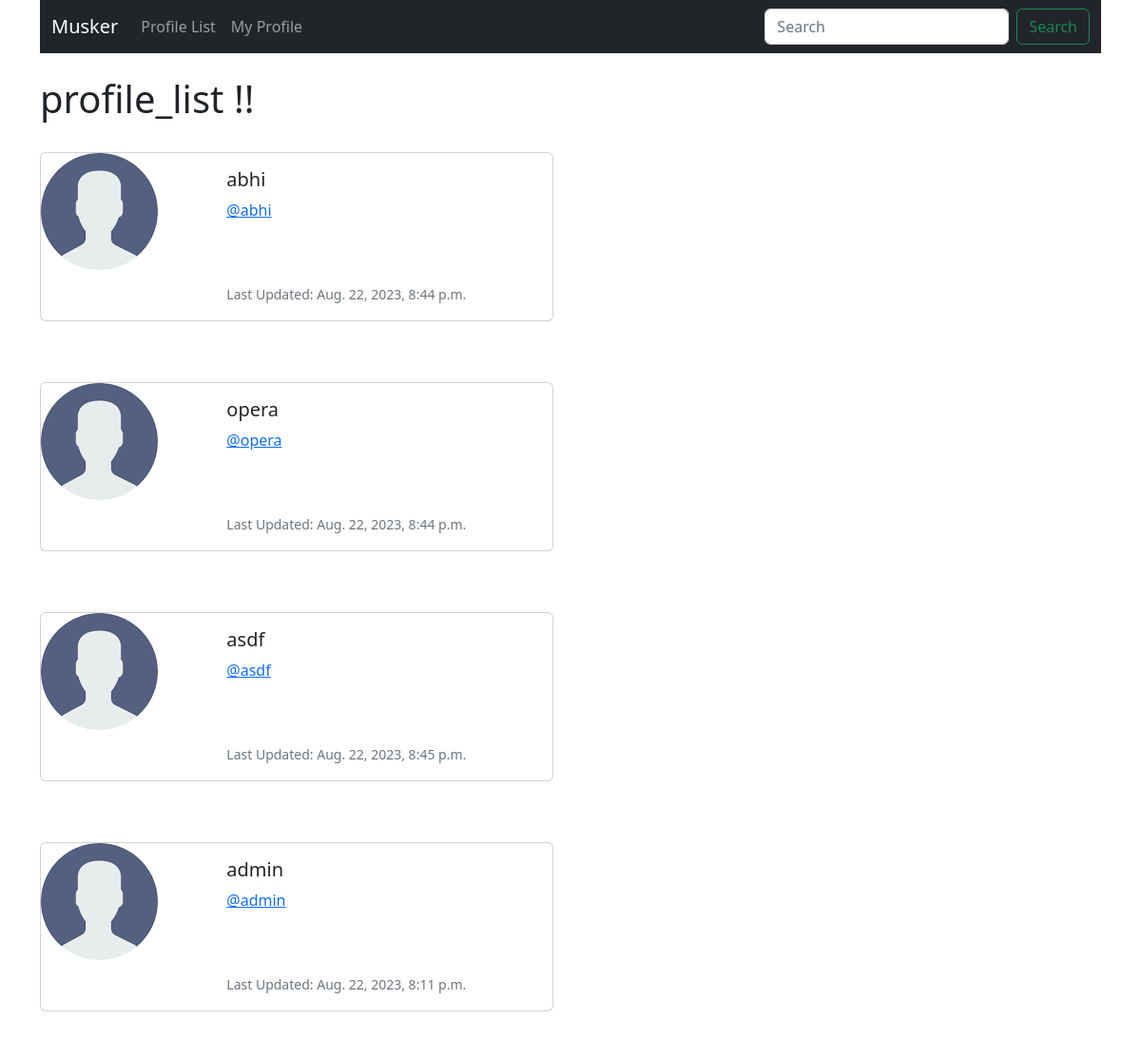
Page /profile_list/ (signed in) on the earlier database version.
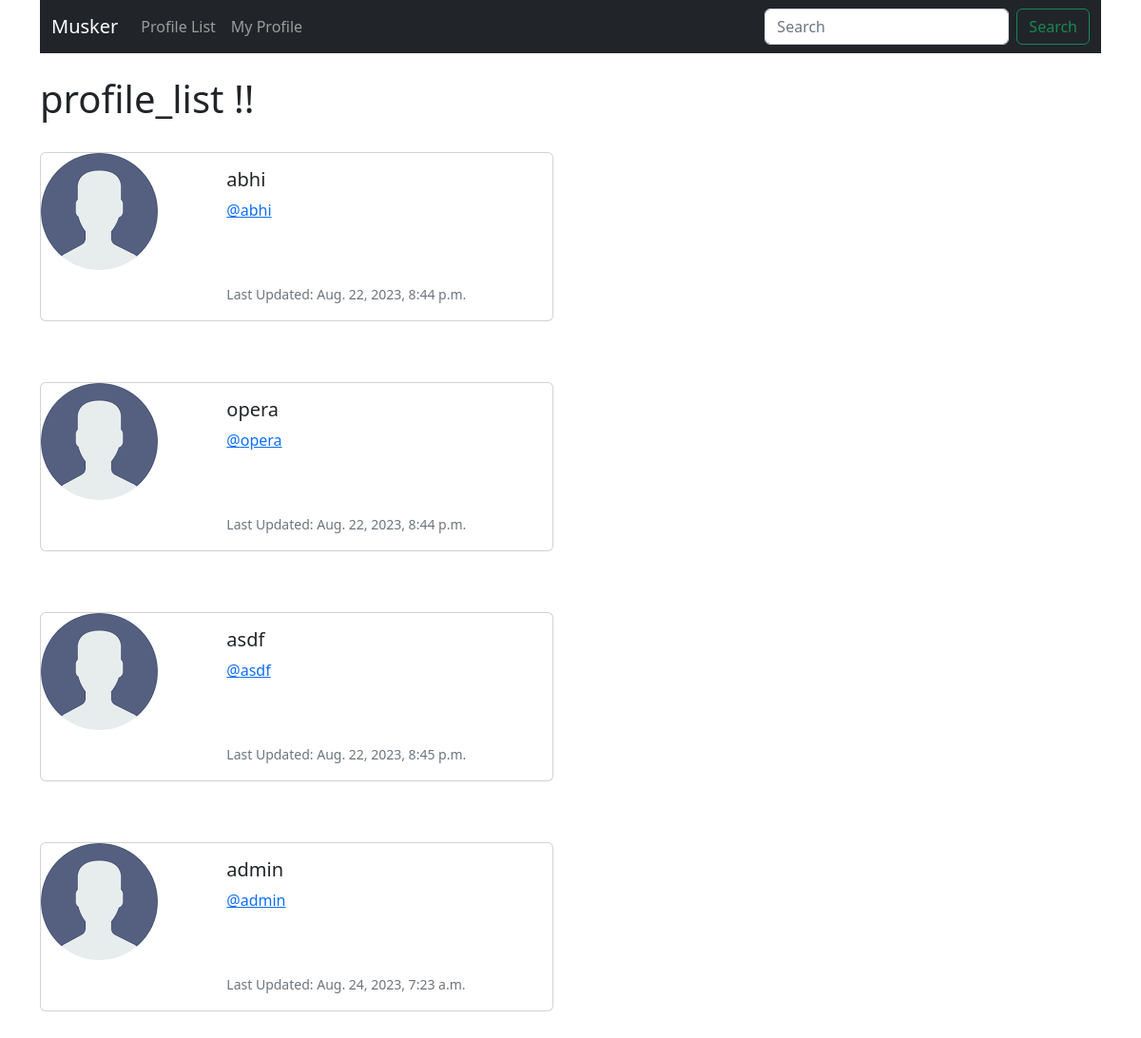
Same page on the later database version.
### musker/models.py (models this page shows, shortened)
class Profile(models.Model):
    user = models.OneToOneField(User, on_delete=models.CASCADE)
    follows = models.ManyToManyField('self',
        related_name="followed_by",
        symmetrical=False,
        blank=True)
    date_modified = models.DateTimeField(User, auto_now=True)

### musker/views.py (the view)
# urls.py: path("profile_list/", views.profile_list, name='profile_list'),
def profile_list(request):
    if request.user.is_authenticated:
        profiles = Profile.objects.exclude(user=request.user)
        return render(request, "profile_list.html", {"profiles":profiles})
    else:
        messages.success(request, ("you must be logged in to view this page"))
        return redirect("home")

### musker/templates/profile_list.html
{% extends "base.html"%}
{% load static %}
{% block content %}
<h1>profile_list !!</h1>
<br/>
{% if profiles %}
    {% for profile in profiles %}
    <div class="card mb-3" style="max-width: 540px;">
      <div class="row g-0">
        <div class="col-md-4">
          <img src="{% static 'images/dummy.png' %}" class="img-fluid rounded-start" alt="default profile">
        </div>
        <div class="col-md-8">
          <div class="card-body">
            <h5 class="card-title">{{ profile.user.username }}</h5>
            <p class="card-text"><a href="{% url 'profile' profile.user.id %}">@{{ profile.user.username|lower}}</a></p>
            <br><br>
            <p class="card-text"><small class="text-muted">Last Updated: {{ profile.date_modified}}</small></p>
          </div>
        </div>
      </div>
    </div>
        <br/><br/>
    {% endfor %}
    {% endif %}
{% endblock %}

Differences in the rows shown:
changed Profile "admin": date_modified "Aug. 22, 2023, 8:11 p.m." → "Aug. 24, 2023, 7:23 a.m."
